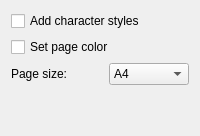
           <widget class="QWidget" name="RTFOptions">
            <layout class="QVBoxLayout" name="verticalLayout_9">
             <item>
              <widget class="QCheckBox" name="cbRTFCharStyles">
               <property name="toolTip">
                <string>Add character stylesheets with formatting information.
You can select the stylesheets in your word processor to reformat additional text.</string>
               </property>
               <property name="text">
                <string>Add character styles</string>
               </property>
              </widget>
             </item>
             <item>
              <widget class="QCheckBox" name="cbRTFPageColor">
               <property name="toolTip">
                <string>Set page color attribute to background color.</string>
               </property>
               <property name="text">
                <string>Set page color</string>
               </property>
              </widget>
             </item>
             <item>
              <layout class="QHBoxLayout" name="horizontalLayout_11">
               <item>
                <widget class="QLabel" name="label_9">
                 <property name="text">
                  <string>Page size:</string>
                 </property>
                </widget>
               </item>
               <item>
                <widget class="QComboBox" name="comboRTFPageSize">
                 <property name="maximumSize">
                  <size>
                   <width>80</width>
                   <height>16777215</height>
                  </size>
                 </property>
                 <property name="toolTip">
                  <string>Select a page size.</string>
                 </property>
                 <property name="currentIndex">
                  <number>1</number>
                 </property>
                 <item>
                  <property name="text">
                   <string>A3</string>
                  </property>
                 </item>
                 <item>
                  <property name="text">
                   <string>A4</string>
                  </property>
                 </item>
                 <item>
                  <property name="text">
                   <string>A5</string>
                  </property>
                 </item>
                 <item>
                  <property name="text">
                   <string>B4</string>
                  </property>
                 </item>
                 <item>
                  <property name="text">
                   <string>B5</string>
                  </property>
                 </item>
                 <item>
                  <property name="text">
                   <string>B6</string>
                  </property>
                 </item>
                 <item>
                  <property name="text">
                   <string>Letter</string>
                  </property>
                 </item>
                 <item>
                  <property name="text">
                   <string>Legal</string>
                  </property>
                 </item>
                </widget>
               </item>
              </layout>
             </item>
             <item>
              <spacer name="verticalSpacer_6">
               <property name="orientation">
                <enum>Qt::Vertical</enum>
               </property>
               <property name="sizeHint" stdset="0">
                <size>
                 <width>20</width>
                 <height>40</height>
                </size>
               </property>
              </spacer>
             </item>
            </layout>
           </widget>
